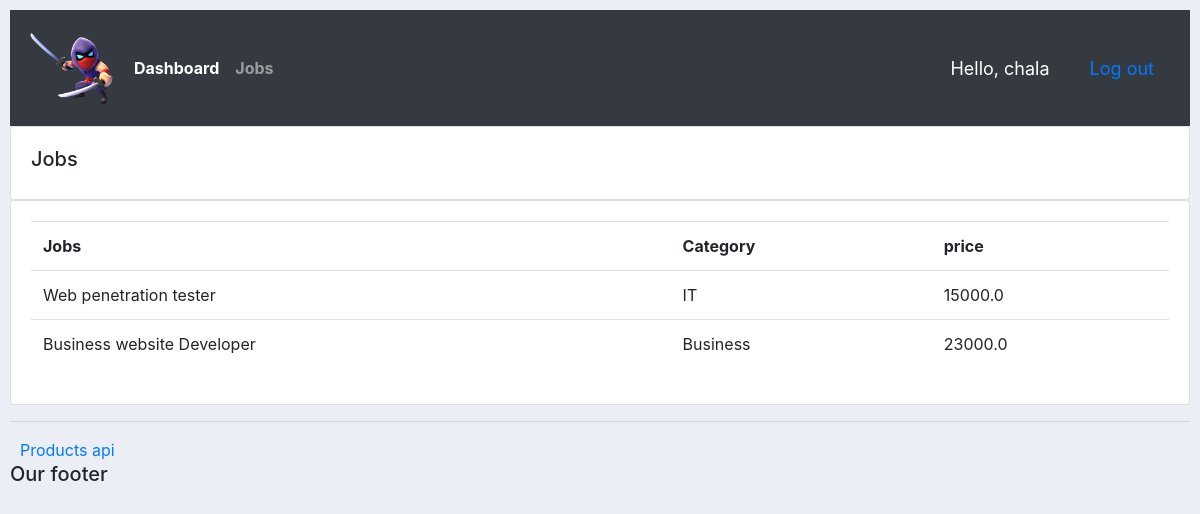
The page /jobs/ (signed in) on the database its author committed.
### accounts/models.py (models this page shows, shortened)
class job(models.Model):
    CATEGORY = (
        ('IT','IT'),
        ('Business','Business'),
        ('Marketing','Marketing'),
    )
    name = models.CharField(max_length=200, null=True)
    price = models.FloatField(null=True)
    category = models.CharField(max_length=200, null=True,choices=CATEGORY)
    description = models.CharField(max_length=200, null=True, blank=True)
    date_created = models.DateTimeField(auto_now_add=True, null=True)
    tags = models.ManyToManyField(Tag)

### accounts/views.py (the view)
# urls.py: path('jobs/', jobs,name='job'),
@login_required(login_url='login')
def jobs(request):
    jobview = job.objects.all()
    return render(request,'account/jobs.html',{'jobs':jobview})

### accounts/templates/account/jobs.html
{% extends 'account/main.html'%}
{% block content %}
<div class="row">
    <div class="col-md">
        <div class="card card-body">
            <h5>Jobs</h5>
        </div>
        <div class="card card-body">
            <table class="table">
                <tr>
                    <th>Jobs</th>
                    <th>Category</th>
                    <th>price</th>
                </tr>
                {% for i in jobs%}
                <tr>
                    <td>{{i.name}}</td>
                    <td>{{i.category}}</td>
                    <td>{{i.price}}</td>
                </tr>
                {% endfor %}
            </table>
        </div>
    </div>
</div>
{% endblock %}

### accounts/templates/components/navbar.html (shortened to what this page needs)
{% load static %}
<nav class="navbar navbar-expand-lg navbar-dark bg-dark">
    <img src="{% static 'images/logo.png'%}" alt="Rexapp">
    <div class="collapse navbar-collapse" id="navbarNavAltMarkup">
      <div class="navbar-nav">
        <a class="nav-item nav-link active" href="{%url 'home'%}"><b>Dashboard</b></a>
        <a class="nav-item nav-link" href="{%url 'job'%}"><b>Jobs</b></a>
      </div>
    </div>
    <span style="color: white; font-size: 18px; margin-right: 20px;"><a style="color: white; font-size: 18px; margin-right: 20px;" href="{% url 'profilepage'%}">Hello, {{request.user}}</a> </span>
    <span><a style=" font-size: 18px; margin-right: 20px;" href="{% url 'logout' %}">Log out</a></span>
  </nav>

### static/css/main.css (style rules this page uses)
body { background-color: #ebeff5; }
img { width: 100px; height: 100px; }

### rows shown on the page
job: name "Web penetration tester", category "IT", price "15000.0"
job: name "Business website Developer", category "Business", price "23000.0"

### other values the page prints
{{ request.user }} "chala"
